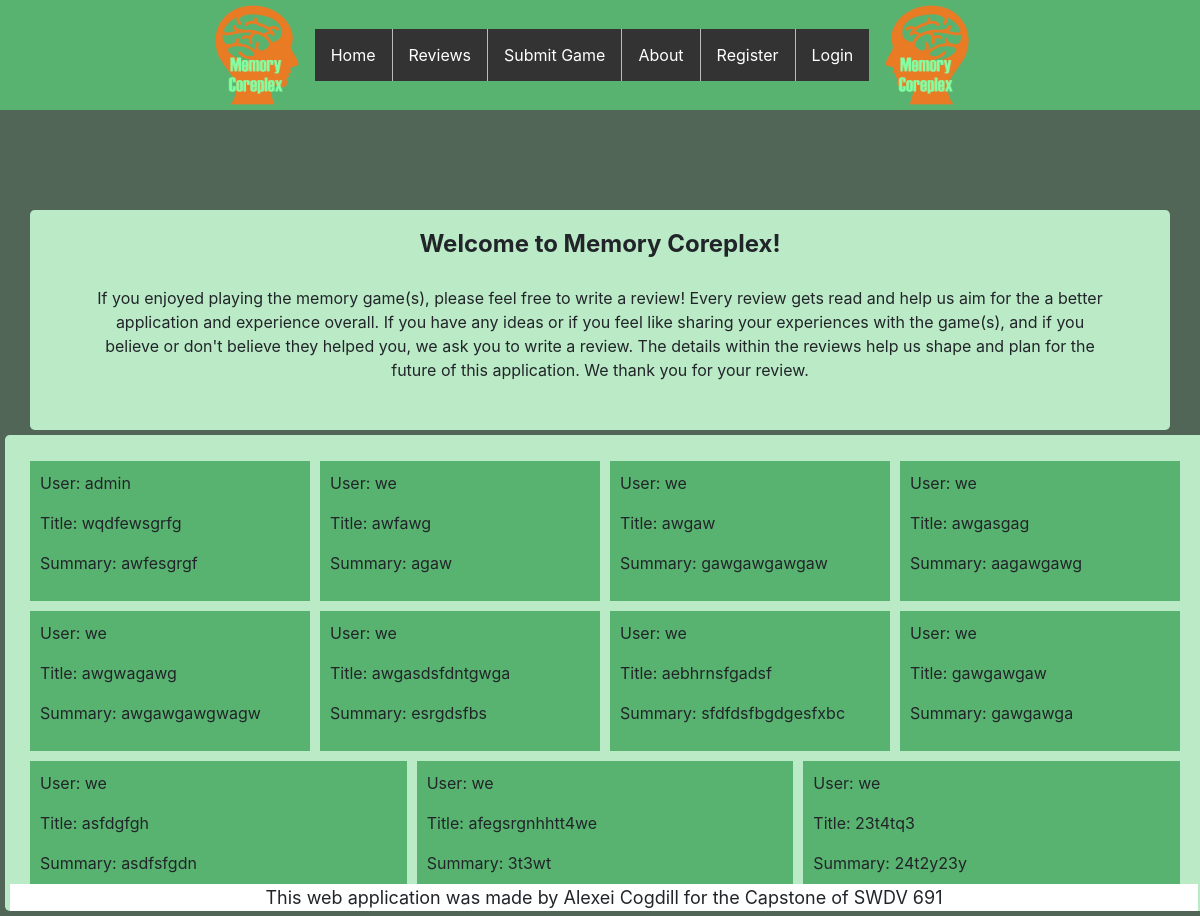
The app's page /reviews, older data.
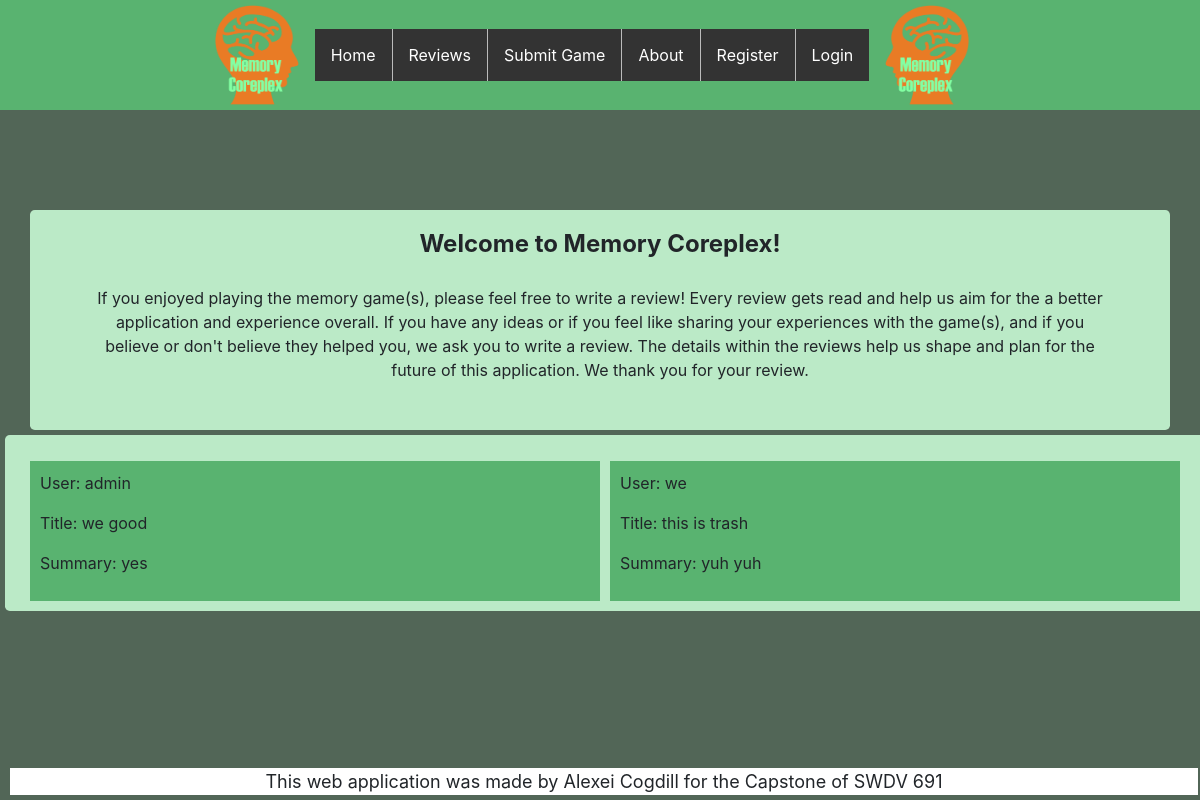
The same page, newer data.
### models.py (models this page shows, shortened)
class Review(db.Model):
    __tablename__ = "reviews"
    review_id = db.Column(db.Integer, primary_key=True)
    reviewTitle = db.Column(db.String(64), nullable=False)
    summary = db.Column(db.String(250), nullable=False)
    is_approved = db.Column(db.Boolean, default=False)
    user_id = db.Column(db.Integer, ForeignKey("users.id"))

class User(db.Model, UserMixin):
    __tablename__ = "users"
    id = db.Column(db.Integer, primary_key = True)
    name = db.Column(db.String(64), index=True)
    display_name = db.Column(db.String(32), unique=True, index=True)
    email = db.Column(db.String(64), unique=True, index=True)
    password_hash = db.Column(db.String(128))
    is_Admin = db.Column(db.Boolean, default=False)
    reviews = db.relationship('Review', backref='post')
    scores = db.relationship('Score', backref='postt')

### app.py (the view)
@app.route('/reviews', methods=['GET', 'POST'])
def reviews():
    users = Review.query.all()
    return render_template('reviews.html', users=users)

### templates/reviews.html (shortened to what this page needs)
{% extends "base.html" %}
{% block content %}
  <div class="container pt-3 rounded-lg bodyContainer" style="margin-top: 100px; background-color: rgb(187, 234, 199)">
      <div class="row justify-content-center text-center">
          <div class="col-md-auto font-weight-bold" style="font-size: x-large">Welcome to Memory Coreplex!</div>
      </div>
      <br>
      <div class="container-fluid text-center">
          <div class="row">
              <div class="col-sm-12">
                      <div class="col">If you enjoyed playing the memory game(s), please feel free to write a review!
                          Every review gets read and help us aim for the a better application and experience overall.
                          If you have any ideas or if you feel like sharing your experiences with the game(s), and if you believe or don't believe
                          they helped you, we ask you to write a review. The details within the reviews help us shape and plan for the future of
                          this application. We thank you for your review.
                          <br>
                          <br>
                          <br>
                      </div>
              </div>
          </div>
      </div>
  </div>
  <div class="container-fluid pt-3 rounded-lg bodyContainer" style="margin: 5px; background-color: rgb(187, 234, 199); display: flex; flex-direction: row; flex-wrap: wrap; width: 100%">
    <div style="margin: 5px; width: 100%; display: flex; flex-direction: row; flex-wrap: wrap">
      {% for user in users %}
        {% if user.post.display_name %}
        <div style="flex: 20%; padding: 10px; margin: 5px; background-color: rgb(89, 179, 112)">
          <p>User: {{ user.post.display_name }}</p>
          <p>Title: {{ user.reviewTitle }}</p>
          <p>Summary: {{ user.summary }}</p>
        </div>
        {% endif %}
      {% endfor %}
    </div>
  </div>
{% endblock %}

### templates/base.html (shortened to what this page needs)
<!doctype html>
<html lang="en">
    <head>
        <link rel="stylesheet" href="https://cdn.jsdelivr.net/npm/bootstrap@4.6.1/dist/css/bootstrap.min.css">
        <link rel="stylesheet" href="../static/home.css">
    </head>
    <body style="background-color: rgb(82, 102, 87)">
      <header class="text-white justify-content-center" style="background-color: rgb(89,179,112)">
        <div class="container">
          <div class="d-flex align-items-center justify-content-center">
            <a class="navbar-brand d-flex align-items-center mb-2 mb-lg-0 text-white text-decoration-none">
              <img
                src="../static/logo.png"
                height="100"
                alt="Memory Coreplex Logo"
                style=""
              />
            </a>
            <ul class="nav col-12 col-lg-auto me-lg-auto mb-2 justify-content-center mb-md-0" style="padding-right: 0px">
              <li>
                  <a class="active" href="{{url_for('homecontroller')}}">Home<span class="sr-only">(current)</span></a>
              </li>
              <li>
                  <a href="{{url_for('reviews')}}">Reviews</a>
              </li>
              <li>
                  <a href="">Submit Game</a>
              </li>
              <li>
                  <a href="{{url_for('about')}}">About</a>
              </li>
              {% if current_user.is_authenticated %}
              <li class="text-end" style="float:right">
                  <a href="{{url_for('logout')}}">Logout</a>
              </li>
              {% else %}
              <li style="float:right">
                  <a href="{{url_for('register')}}">Register</a>
              </li>
              <li style="float:right">
                  <a href="{{url_for('login')}}">Login</a>
              </li>
              {% endif %}
            </ul>
            <a class="navbar-brand d-flex align-items-center mb-2 mb-lg-0 text-white text-decoration-none">
              <img
                src="../static/flippedLogo.png"
                height="100"
                alt="Memory Coreplex Logo"
                style="margin-left: 16px; margin-right: 0px"
              />
            </a>
          </div>
        </div>
      </header>
        {% block content %}
        {% endblock %}
        <footer class="footer" style="position: fixed; left: 10px; bottom: 5px; right: 10px; width: 99%; text-align: center; background-color: white; font-size: 18px">
            This web application was made by Alexei Cogdill for the Capstone of SWDV 691
        </footer>
    </body>
</html>

### static/home.css (style rules this page uses)
ul { list-style-type: none; margin: 0; padding: 0; overflow: hidden; background-color: #333; }
li { float: left; border-right:1px solid #bbb; }
li:last-child { border-right: none; }
li a { display: block; color: white; text-align: center; padding: 14px 16px; text-decoration: none; }
.row { padding-right: 0px; padding-left: 0px; margin-right: 0px; margin-left: 0px; }

Row changes from the older to the newer data that the page shows:
removed Review: post.display_name "we", reviewTitle "awfawg", summary "agaw"
removed Review: post.display_name "we", reviewTitle "awgaw", summary "gawgawgawgaw"
removed Review: post.display_name "we", reviewTitle "awgwagawg", summary "awgawgawgwagw"
removed Review: post.display_name "we", reviewTitle "awgasdsfdntgwga", summary "esrgdsfbs"
removed Review: post.display_name "we", reviewTitle "aebhrnsfgadsf", summary "sfdfdsfbgdgesfxbc"
removed Review: post.display_name "we", reviewTitle "gawgawgaw", summary "gawgawga"
removed Review: post.display_name "we", reviewTitle "asfdgfgh", summary "asdfsfgdn"
removed Review: post.display_name "we", reviewTitle "afegsrgnhhtt4we", summary "3t3wt"
removed Review: post.display_name "we", reviewTitle "23t4tq3", summary "24t2y23y"
changed Review "admin": reviewTitle "wqdfewsgrfg" → "we good"; summary "awfesgrgf" → "yes"
changed Review "we": reviewTitle "awgasgag" → "this is trash"; summary "aagawgawg" → "yuh yuh"
